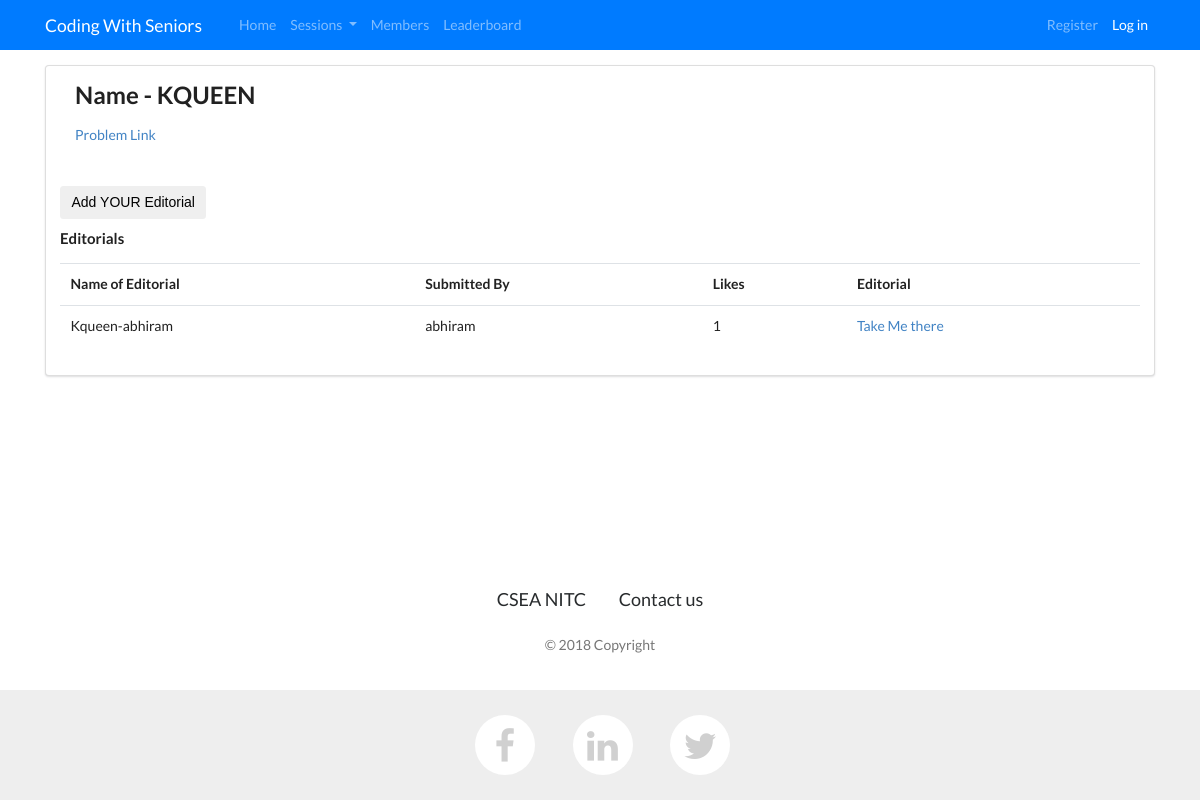
Page /events/problems/KQUEEN on the earlier database version.
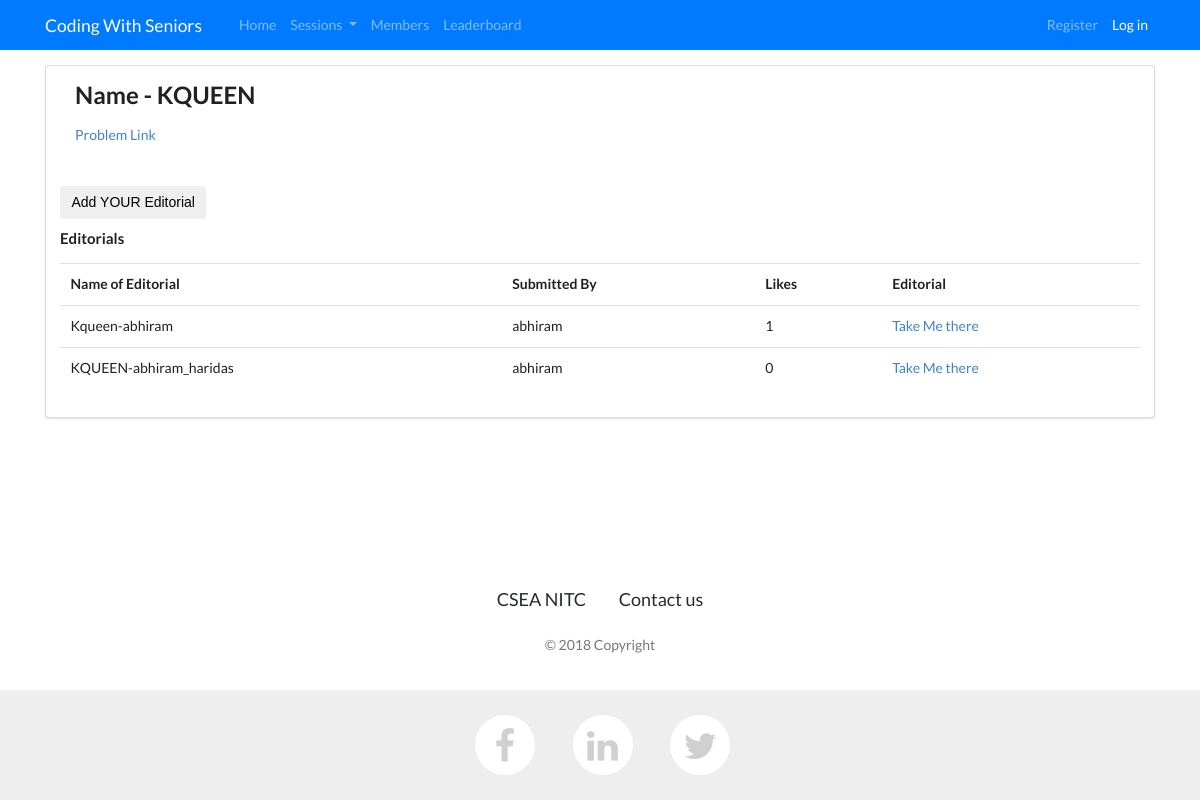
Same page on the later database version.
### events/models.py (models this page shows, shortened)
class Editorial(models.Model):
    name=models.CharField(max_length=255, blank=False, null=True,unique=True)
    user_submitted=models.ForeignKey(UserProfile,on_delete=models.CASCADE)
    problem=models.ForeignKey(Problem,on_delete=models.CASCADE)
    solution=models.TextField(blank=False,null=True)
    solution_url=models.URLField(blank=True,null=True)
    liked_users=models.ManyToManyField(User,blank=True)

### user_profile/models.py (models this page shows)
class UserProfile(models.Model):
    user_info= models.OneToOneField(User, on_delete=models.CASCADE)
    display_name=models.CharField(max_length=255, blank=True, null=True,unique=True)
    display_pic = models.URLField(default="https://cdn4.iconfinder.com/data/icons/ui-standard/96/People-512.png")
    reg_number=models.CharField(max_length=255, blank=True, null=True,unique=True)
    bio=models.CharField(max_length=255, blank=True, null=True)
    rating_change=models.IntegerField(default=0)
    normalized_rating=models.PositiveIntegerField(default=1200)
    def __str__(self) -> str:
        return str(self.user_info)

### events/views.py (the view)
# urls.py: path('problems/<str:problem_name>',views.view_problem, name="view_problem"),
def view_problem(request: HttpRequest,problem_name:str) -> HttpResponse:
    try:
        problem=Problem.objects.get(name=problem_name)
        editorialset=Editorial.objects.filter(problem=problem).order_by()
        tags=problem.tags.all()
    except:
        messages.add_message(request, messages.ERROR, 'Error Contact Admin')
    return render(request,'events/problem.html',locals())

### events/templates/events/problem.html (shortened to what this page needs)
{% extends "layout.html" %}
{% load staticfiles %}
{% block css %}
    <link href="//cdnjs.cloudflare.com/ajax/libs/semantic-ui/2.2.10/semantic.min.css" rel="stylesheet" id="bootstrap-css">
{% endblock %}
{% block body %}
    <div class="ui segment">
    <div class="ui container">
    <div class="row" style="margin-bottom: 15px">
        <div class="col">
            <h2> Name - {{ problem.name }}</h2>
            <a href="{{ problem.url_problem }}">Problem Link</a>
        </div>
    </div>
    <div class="row" style="margin-bottom: 10px">
        <a href="/events/add_editorial/{{ problem.name }}"><button class="btn btn-default">Add YOUR Editorial</button></a>
    </div>
    <div class="row">
        <h4>Editorials</h4>
         <table class="table table-hover test">
        <tr>
            <th>Name of Editorial</th>
            <th>Submitted By </th>
            <th>Likes</th>
            <th>Editorial</th>
        </tr>
        {% for item in editorialset  %}
        <tr>
            <td>{{ item.name }}</td>
            <td>{{ item.user_submitted }}</td>
            <td>{{ item.liked_users.count }}</td>
            <td><a href="/events/editorials/{{ item.name }}">Take Me there</a></td>
        </tr>
        {% endfor %}
    </table>
    </div>
    </div>
    </div>
{% endblock %}

Differences in the rows shown:
added Editorial: name "KQUEEN-abhiram_haridas", user_submitted "abhiram", liked_users.count "0"
